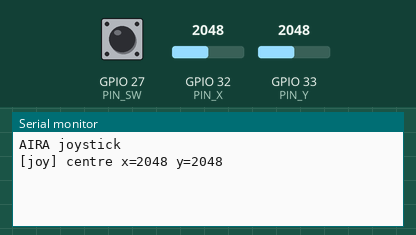
Recording of a sketch running on a simulated ESP32. Parts: the last lines printed to the serial monitor. The test bench sets the inputs (shaded band); at power-on: GPIO 32 (PIN_X) = 2048, GPIO 33 (PIN_Y) = 2048, GPIO 27 (PIN_SW) HIGH (analog values on the 0–4095 scale). WiFi joins after 1.5 s; servers stay silent unless stated; not simulated (calls return 0 or success): secrets.h.

Above: at 1.5 s.
1.6 s: GPIO 32 (PIN_X) set to 2910
3.1 s: GPIO 32 (PIN_X) set to 2976
At 3.39 s:
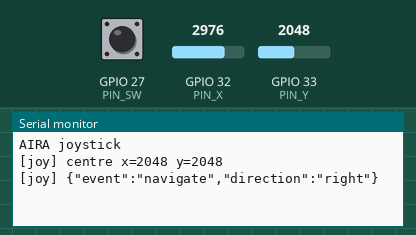
5.0 s: GPIO 33 (PIN_Y) set to 2937
At 5.17 s:
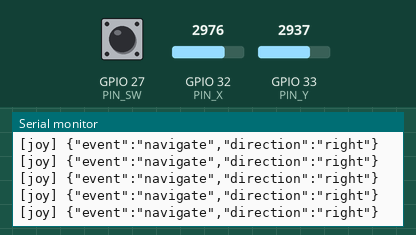
6.5 s: GPIO 33 (PIN_Y) set to 3045
At 6.79 s:
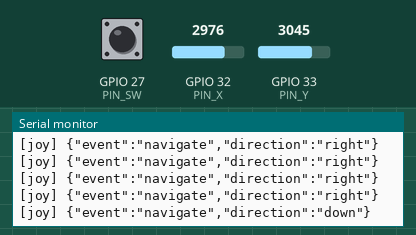

The sketch:

aira_joystick.ino
```cpp
// AIRA joystick: ESP32 (WROOM) + KY-023 -> Wi-Fi -> AIRA's Raspberry Pi screen.
//
//   KY-023  ->  ESP32           VCC -> 3.3V   GND -> GND   VRX -> GPIO32   VRY -> GPIO33   SW -> GPIO27
//
// Moves become focus moves on the Pi (up/down: menu, right: into a screen's buttons), a short
// press selects, a long press goes Home. The ESP32 finds the Pi by itself: the Pi announces
// {"service":"aira-pi","port":8771} on UDP 8767 every 2 s, so no IP address is needed even when
// the hotspot hands out new ones. It then opens ws://<pi>:8771/ and sends the pairing token.
//
// Build: Arduino IDE 2 + "esp32 by Espressif" boards + library "WebSockets" by Markus Sattler.
// Copy secrets.h.example to secrets.h and fill it in (secrets.h is git-ignored).
// Stage 1 (joystick only, no Wi-Fi): set AIRA_SERIAL_ONLY to 1 in secrets.h, open Serial Monitor at 115200.

#include <WiFi.h>
#include <WiFiUdp.h>
#include <WebSocketsClient.h>
#include "secrets.h"

#ifndef AIRA_SERIAL_ONLY
#define AIRA_SERIAL_ONLY 0
#endif
#ifndef AIRA_PI_HOST          // optional fixed address, e.g. "10.140.240.10"; empty = find the Pi
#define AIRA_PI_HOST ""
#endif

// ---------------------------------------------------------------- pins and feel
const int PIN_X = 32, PIN_Y = 33, PIN_SW = 27;   // ADC1 pins: they keep working while Wi-Fi is on
const bool INVERT_X = false, INVERT_Y = false, SWAP_XY = false;   // flip if your module is mounted turned
const int DEAD_ZONE = 900;        // of 0..4095 around the centre: ignore small wobbles
const int RELEASE_ZONE = 600;     // must come back this close to centre to count as released (hysteresis)
const uint32_t REPEAT_FIRST_MS = 450, REPEAT_MS = 180;   // holding a direction repeats it
const uint32_t DEBOUNCE_MS = 30, LONG_PRESS_MS = 800;
const uint16_t PI_PORT_DEFAULT = 8771, BEACON_PORT = 8767;

WebSocketsClient ws;
WiFiUDP udp;
int centreX = 2048, centreY = 2048;
String piHost = AIRA_PI_HOST;
uint16_t piPort = PI_PORT_DEFAULT;
bool linked = false, wsStarted = false;
uint32_t lastWifiTry = 0, lastBeaconLog = 0;

int readAxis(int pin) {                              // average 8 readings: the ESP32 ADC is noisy
  long sum = 0;
  for (int i = 0; i < 8; i++) sum += analogRead(pin);
  return sum / 8;
}

void calibrate() {                                   // the stick rests at its centre during start-up
  long sx = 0, sy = 0;
  for (int i = 0; i < 32; i++) { sx += analogRead(PIN_X); sy += analogRead(PIN_Y); delay(5); }
  centreX = sx / 32;
  centreY = sy / 32;
  Serial.printf("[joy] centre x=%d y=%d\n", centreX, centreY);
}

void sendEvent(const char *event, const char *direction) {
  char msg[96];
  if (direction) snprintf(msg, sizeof msg, "{\"event\":\"%s\",\"direction\":\"%s\"}", event, direction);
  else snprintf(msg, sizeof msg, "{\"event\":\"%s\"}", event);
  Serial.printf("[joy] %s\n", msg);
  if (!AIRA_SERIAL_ONLY && linked) ws.sendTXT(msg);
}

// ---------------------------------------------------------------- joystick
const char *currentDirection() {
  int dx = readAxis(PIN_X) - centreX, dy = readAxis(PIN_Y) - centreY;
  if (SWAP_XY) { int t = dx; dx = dy; dy = t; }
  if (INVERT_X) dx = -dx;
  if (INVERT_Y) dy = -dy;
  static const char *held = nullptr;
  int ax = abs(dx), ay = abs(dy);
  if (held) {                                        // stay "held" until it is back near the centre
    if (ax < RELEASE_ZONE && ay < RELEASE_ZONE) held = nullptr;
    else if (ax > DEAD_ZONE || ay > DEAD_ZONE)
      held = (ax > ay) ? (dx > 0 ? "right" : "left") : (dy > 0 ? "down" : "up");
    return held;
  }
  if (ax < DEAD_ZONE && ay < DEAD_ZONE) return nullptr;
  held = (ax > ay) ? (dx > 0 ? "right" : "left") : (dy > 0 ? "down" : "up");
  return held;
}

void pollStick() {
  static const char *last = nullptr;
  static uint32_t since = 0, nextRepeat = 0;
  const char *dir = currentDirection();
  uint32_t now = millis();
  if (dir != last) {
    last = dir;
    if (dir) { sendEvent("navigate", dir); since = now; nextRepeat = now + REPEAT_FIRST_MS; }
  } else if (dir && now >= nextRepeat) {
    sendEvent("navigate", dir);
    nextRepeat = now + REPEAT_MS;
  }
  (void)since;
}

void pollButton() {
  static bool stable = HIGH, lastRaw = HIGH, longSent = false;
  static uint32_t changedAt = 0, downAt = 0;
  bool raw = digitalRead(PIN_SW);                    // KY-023 SW pulls to GND when pressed
  uint32_t now = millis();
  if (raw != lastRaw) { lastRaw = raw; changedAt = now; }
  if (now - changedAt >= DEBOUNCE_MS && raw != stable) {
    stable = raw;
    if (stable == LOW) { downAt = now; longSent = false; }
    else if (!longSent) sendEvent("select", nullptr);            // released before the long-press time
  }
  if (stable == LOW && !longSent && now - downAt >= LONG_PRESS_MS) {
    sendEvent("back", nullptr);                                  // held: Home, sent while still held
    longSent = true;
  }
}

// ---------------------------------------------------------------- network
void onWs(WStype_t type, uint8_t *payload, size_t length) {
  switch (type) {
    case WStype_CONNECTED: {
      char hello[128];
      snprintf(hello, sizeof hello, "{\"event\":\"hello\",\"device\":\"aira-joystick\",\"token\":\"%s\"}", AIRA_TOKEN);
      ws.sendTXT(hello);
      Serial.printf("[ws] connected to %s:%u, sent hello\n", piHost.c_str(), piPort);
      break;
    }
    case WStype_TEXT:
      if (length && strstr((const char *)payload, "\"ok\":true")) { linked = true; Serial.println("[ws] paired with AIRA"); }
      else if (strstr((const char *)payload, "\"ok\":false")) {
        Serial.printf("[ws] refused: %.*s  (check AIRA_TOKEN: on the Pi run  python3 -m aira_pi controller)\n",
                      (int)length, (const char *)payload);
      }
      break;
    case WStype_DISCONNECTED:
      if (linked) Serial.println("[ws] disconnected; retrying");
      linked = false;
      break;
    default:
      break;
  }
}

void connectWifi() {
  if (WiFi.status() == WL_CONNECTED || millis() - lastWifiTry < 10000) return;
  lastWifiTry = millis();
  Serial.printf("[wifi] connecting to %s ...\n", AIRA_WIFI_SSID);
  WiFi.mode(WIFI_STA);
  WiFi.setSleep(false);                              // lower latency for joystick events
  WiFi.begin(AIRA_WIFI_SSID, AIRA_WIFI_PASSWORD);
}

void listenForPi() {                                 // the Pi's UDP announcement tells us where it is
  int size = udp.parsePacket();
  if (size <= 0) return;
  char buf[160];
  int n = udp.read(buf, sizeof buf - 1);
  buf[n > 0 ? n : 0] = 0;
  if (!strstr(buf, "\"aira-pi\"")) return;
  const char *p = strstr(buf, "\"port\":");
  uint16_t port = p ? (uint16_t)atoi(p + 7) : PI_PORT_DEFAULT;
  String host = udp.remoteIP().toString();
  if (host != piHost || port != piPort || !wsStarted) {
    Serial.printf("[net] found AIRA at %s:%u\n", host.c_str(), port);
    piHost = host;
    piPort = port;
    if (wsStarted) ws.disconnect();
    ws.begin(piHost.c_str(), piPort, "/");
    ws.onEvent(onWs);
    ws.setReconnectInterval(3000);
    ws.enableHeartbeat(15000, 3000, 2);              // notice a vanished Pi within ~20 s
    wsStarted = true;
  }
}

void setup() {
  Serial.begin(115200);
  delay(200);
  pinMode(PIN_SW, INPUT_PULLUP);
  analogReadResolution(12);
  analogSetPinAttenuation(PIN_X, ADC_11db);          // full 0..3.3 V range
  analogSetPinAttenuation(PIN_Y, ADC_11db);
  Serial.println("\nAIRA joystick" + String(AIRA_SERIAL_ONLY ? " (serial test mode)" : ""));
  calibrate();
  if (AIRA_SERIAL_ONLY) return;
  connectWifi();
  udp.begin(BEACON_PORT);
  if (piHost.length()) {                             // fixed address given: no need to wait for the beacon
    ws.begin(piHost.c_str(), piPort, "/");
    ws.onEvent(onWs);
    ws.setReconnectInterval(3000);
    ws.enableHeartbeat(15000, 3000, 2);
    wsStarted = true;
  }
}

void loop() {
  pollStick();
  pollButton();
  if (!AIRA_SERIAL_ONLY) {
    connectWifi();
    if (WiFi.status() == WL_CONNECTED) {
      if (!String(AIRA_PI_HOST).length()) listenForPi();
      if (wsStarted) ws.loop();
      if (!wsStarted && millis() - lastBeaconLog > 5000) {
        lastBeaconLog = millis();
        Serial.printf("[net] on Wi-Fi as %s, waiting for AIRA's announcement (UDP %u)...\n",
                      WiFi.localIP().toString().c_str(), BEACON_PORT);
      }
    }
  }
  delay(10);
}
```

Measured:
- the behaviour switches between 2947 and 2948 on GPIO 32 (PIN_X) (found by bisection; images 0 and 1)
- the behaviour switches between 2975 and 2976 on GPIO 33 (PIN_Y) (found by bisection; images 2 and 3)
- after the input at 3.1 s, the serial monitor: prints a new line at once (image 1)
- after the input at 6.5 s, the serial monitor: prints a new line at once (image 3)
